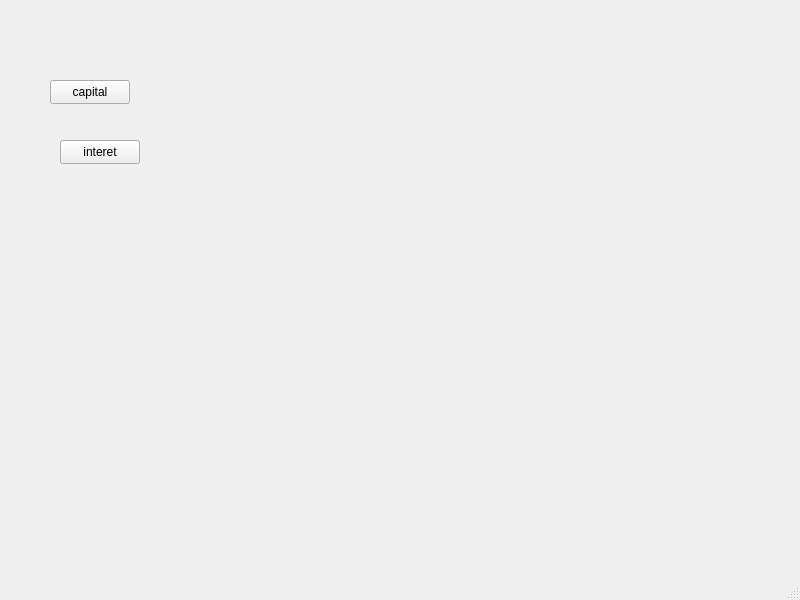
<?xml version="1.0" encoding="UTF-8"?>
<ui version="4.0">
 <class>MainWindow</class>
 <widget class="QMainWindow" name="MainWindow">
  <property name="geometry">
   <rect>
    <x>0</x>
    <y>0</y>
    <width>800</width>
    <height>600</height>
   </rect>
  </property>
  <property name="windowTitle">
   <string>MainWindow</string>
  </property>
  <widget class="QWidget" name="centralwidget">
   <widget class="QPushButton" name="pushButton">
    <property name="geometry">
     <rect>
      <x>60</x>
      <y>140</y>
      <width>80</width>
      <height>24</height>
     </rect>
    </property>
    <property name="text">
     <string>interet</string>
    </property>
   </widget>
   <widget class="QPushButton" name="pushButton_2">
    <property name="geometry">
     <rect>
      <x>50</x>
      <y>80</y>
      <width>80</width>
      <height>24</height>
     </rect>
    </property>
    <property name="text">
     <string>capital</string>
    </property>
   </widget>
  </widget>
  <widget class="QMenuBar" name="menubar">
   <property name="geometry">
    <rect>
     <x>0</x>
     <y>0</y>
     <width>800</width>
     <height>21</height>
    </rect>
   </property>
  </widget>
  <widget class="QStatusBar" name="statusbar"/>
 </widget>
 <resources/>
 <connections/>
</ui>
